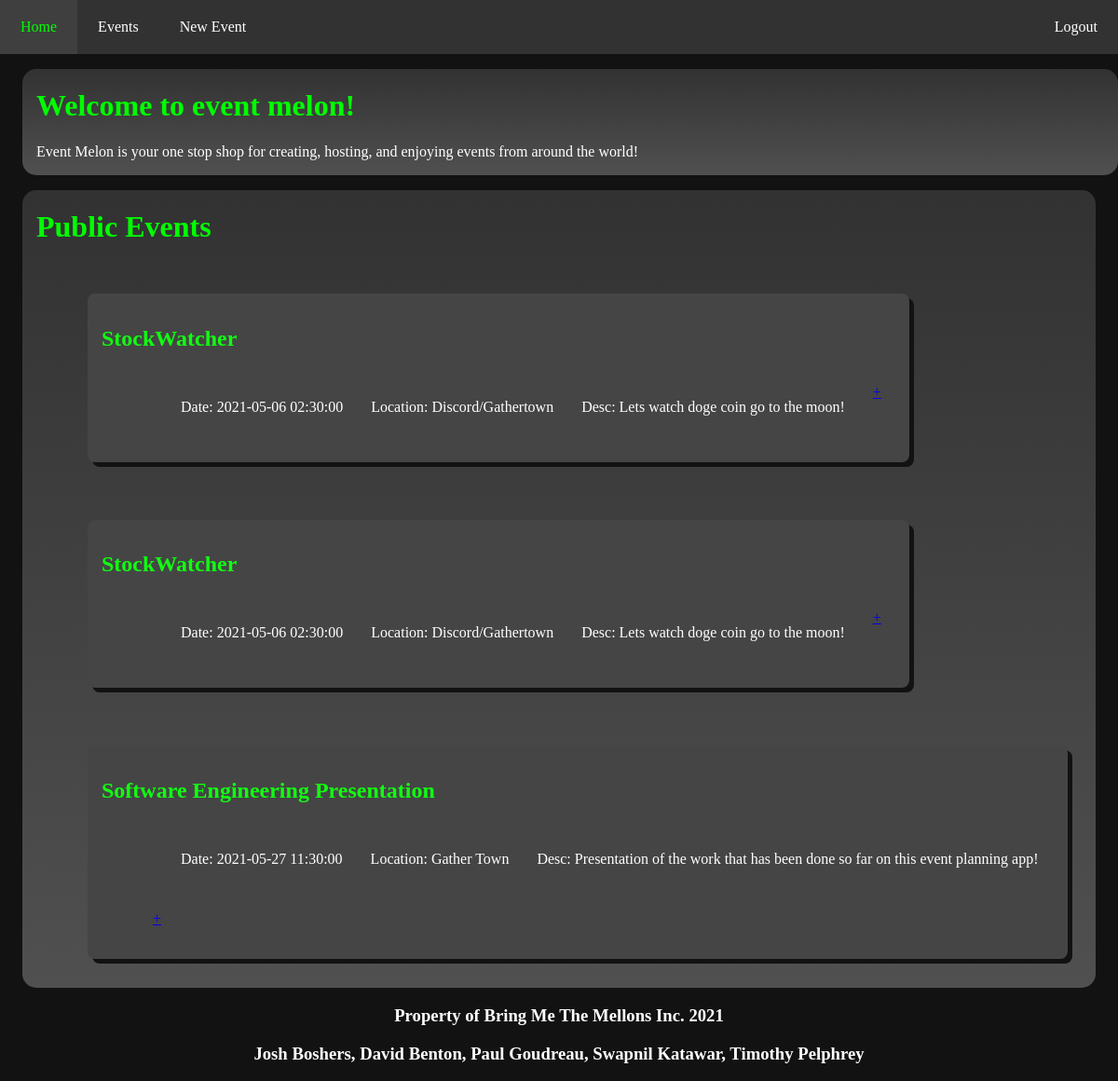
The app's page /index (signed in) with its own data.
### database/models.py (models this page shows, shortened)
class Event(db.Model):
    id = db.Column('id', db.Integer, primary_key=True)
    host_id = db.Column(db.Integer, db.ForeignKey('user.id'), nullable=False)
    name = db.Column('name', db.String(100), nullable=False)
    is_private = db.Column('is_private', db.Boolean, default=False, nullable=False)
    location = db.Column('location', db.String(200), nullable=False)
    start_time = db.Column('start_time', db.DateTime, nullable=False)
    end_time = db.Column('end_time', db.DateTime)
    image = db.Column('image', db.String(50))
    description = db.Column('description', db.VARCHAR, nullable=False)
    rsvps = db.relationship('RSVP', backref='event', cascade='all, delete-orphan', lazy=True)

### app.py (the view)
@app.route('/')
@app.route('/index')
def index():
    events = db.session.query(Event).filter_by(is_private=False).all()
    return render_template('index.html', events=events)

### templates/index.html (shortened to what this page needs)
<!DOCTYPE html>
<html>
  <head>
      <link rel="stylesheet" href="{{ url_for('static', filename='css/main.css') }}">
  </head>
  <body>
        <nav>
        <ul id="navbar">
          <li><a class="nav-link" href="/index"> Home </a></li>
          <li><a class="nav-link"  href="/events"> Events </a></li>
          <li><a class="nav-link"  href="/events/new"> New Event </a></li>
            {% if session['user'] %}
            <div class="nav-right">
            <li><a class="nav-link" id="login"  href="/logout"> Logout </a></li>
            </div>
            {% else %}
            <div class="nav-right">
            <li><a class="nav-link" id="login"  href="/login"> Login </a></li>
            </div>
            {% endif %}
        </ul>
        </nav>
  <div class="row">
    <div class="spacer"></div>
    <div class="event_frame_r">
      <h1>Welcome to event melon!</h1>
      <p>Event Melon is your one stop shop for creating, hosting, and enjoying events from around the world!</p>
    </div>
  </div>
  <div class="row">
    <div class="spacer"></div>
    <div class="event_frame_r">
    <h1> Public Events </h1>
    {% for event in events %}
    <ul class="event_list">
    <li>
        <div class="public_event">
            <h2> {{event.name}}</h2>
            <ul class="event_info">
                <li calss="info">
                </li>
                <li class="info">
                    <p> Date: {{event.start_time}}</p>
                </li>
                <li class="info">
                    <p> Location: {{event.location}}</p>
                </li>
                <li class="info">
                    <p> Desc: {{event.description}}</p>
                </li>
                <li class="info"><a href="events/{{event.id}}"> +</a></li>
            </ul>
        </div>
    </li>
    </ul>
    {%endfor%}
    </div>
    <div class="spacer"></div>
  </div>
    <div class="footer">
        <h3>Property of Bring Me The Mellons Inc. 2021</h3>
        <h3>Josh Boshers, David Benton, Paul Goudreau, Swapnil Katawar, Timothy Pelphrey</h3>
    </div>
  </body>
</html>

### static/css/main.css (style rules this page uses)
body { background-color: #111111; margin: 0px; background-color: #121212 }
#navbar { list-style-type: none; background-color: #323232; margin:0; padding:0; overflow: hidden; }
.nav-right { float:right; }
li { float:left; }
.nav-link { text-decoration: none; display: block; color: white; text-align: center; padding: 20px 22px; background-color: #323232; vertical-align: center; float: right; }
.footer { background-color: #323232 position: fixed; bottom: 0; left:0; width: 100%; text-align: center; }
.event_frame_r { background-image: linear-gradient( to bottom, #323232, #505050); flex:50%; border-radius:15px; padding-left: 15px; padding-right: 15px; overflow-y: auto; }
.spacer { width: 2%; }
p { color: white; }
h1 { color:#00FF00; }
h2 { color:#11FF11; }
h3 { color:white; }
.public_event { background-color: #454545; border-radius: 8px; padding:15px; box-shadow: 5px 5px #121212; }
.row { display: flex; float:left width:50%; height: 90%; }
.event_list { display: inline; float: left; list-style-type: none; }
.event_list li { padding: 15px; }
.event_info { list-style-type: none; display: inline-block; }
.info { padding-left: 20px; }

### records on screen
Event: name "StockWatcher", start_time "2021-05-06 02:30:00", location "Discord/Gathertown", description "Lets watch doge coin go to the moon!"
Event: name "StockWatcher", start_time "2021-05-06 02:30:00", location "Discord/Gathertown", description "Lets watch doge coin go to the moon!"
Event: name "Software Engineering Presentation", start_time "2021-05-27 11:30:00", location "Gather Town", description "Presentation of the work that has been done so far on this event planning app!"
